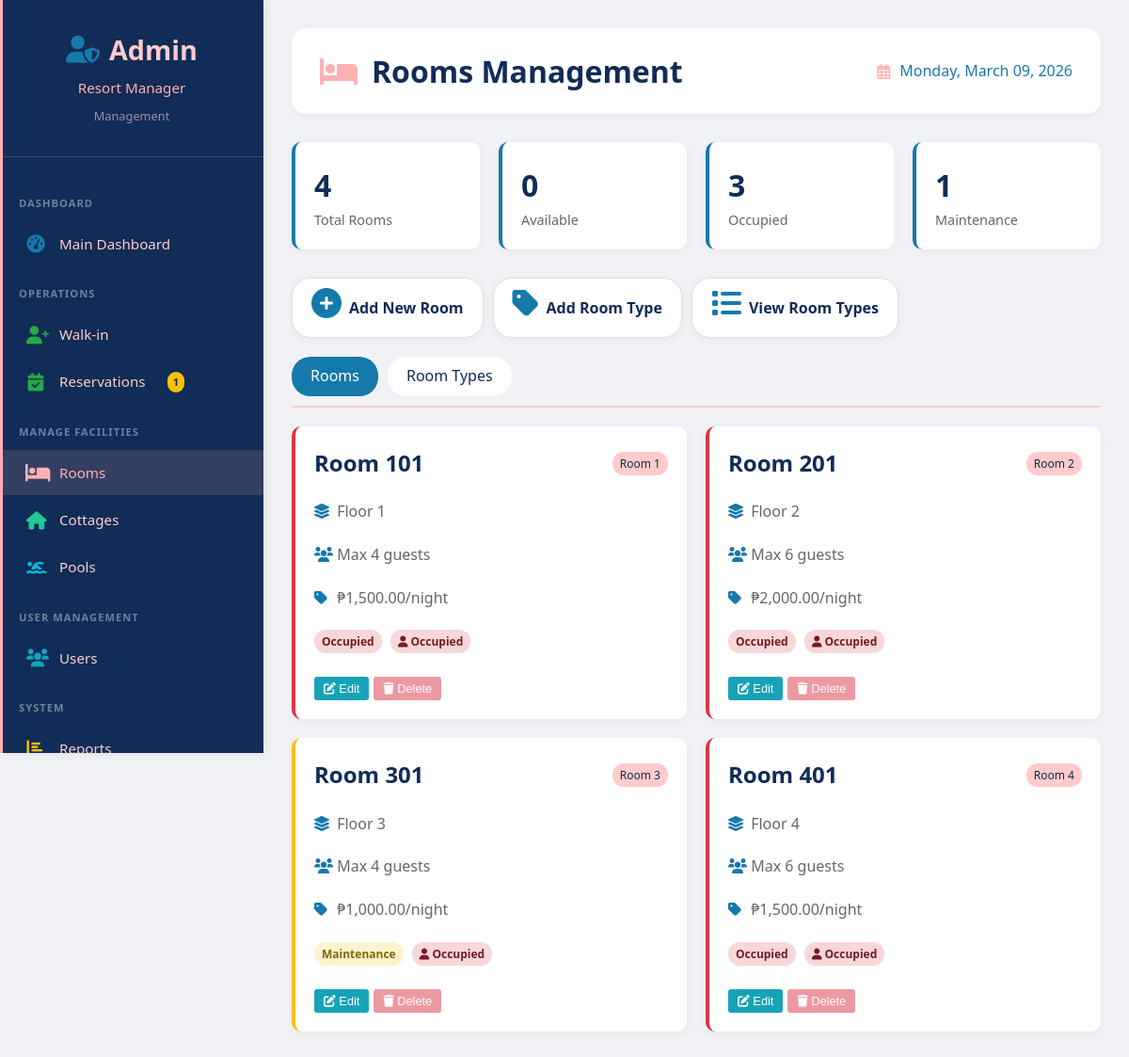
Screenshot of /admin/rooms.php (signed in) with the database file from the repository.
### tables this page shows
CREATE TABLE `users` (
  `id` int(11) NOT NULL,
  `username` varchar(50) NOT NULL,
  `email` varchar(100) NOT NULL,
  `password` varchar(255) NOT NULL,
  `full_name` varchar(100) NOT NULL,
  `phone` varchar(20) DEFAULT NULL,
  `address` text DEFAULT NULL,
  `role` enum('super_admin','admin','staff','guest') DEFAULT 'guest',
  `status` enum('active','inactive') DEFAULT 'active',
  `is_walkin_account` tinyint(1) DEFAULT 0,
  `last_login` timestamp NULL DEFAULT NULL,
  `created_at` timestamp NOT NULL DEFAULT current_timestamp(),
  `updated_at` timestamp NOT NULL DEFAULT current_timestamp() ON UPDATE current_timestamp()
);

CREATE TABLE `rooms` (
  `id` int(11) NOT NULL,
  `room_number` varchar(10) NOT NULL,
  `room_type_id` int(11) DEFAULT NULL,
  `floor` int(11) DEFAULT NULL,
  `status` enum('available','occupied','maintenance','reserved') DEFAULT 'available',
  `cleaning_status` enum('clean','pending','in_progress') DEFAULT 'clean',
  `notes` text DEFAULT NULL,
  `created_at` timestamp NOT NULL DEFAULT current_timestamp()
);

CREATE TABLE `room_types` (
  `id` int(11) NOT NULL,
  `name` varchar(50) NOT NULL,
  `description` text DEFAULT NULL,
  `max_occupancy` int(11) NOT NULL,
  `base_price` decimal(10,2) NOT NULL,
  `image_path` varchar(255) DEFAULT NULL,
  `amenities` text DEFAULT NULL,
  `created_at` timestamp NOT NULL DEFAULT current_timestamp()
);

### includes/database.php (called while the page is built, shortened)
<?php
class Database {
    private static $instance = null;
    private $connection;
    private $debug = true;
    private function __construct() {
        try {
            $dsn = 'mysql:host=' . DB_HOST . ';dbname=' . DB_NAME . ';charset=' . DB_CHARSET;
            $options = [
                PDO::ATTR_ERRMODE => PDO::ERRMODE_EXCEPTION,
                PDO::ATTR_DEFAULT_FETCH_MODE => PDO::FETCH_ASSOC,
                PDO::ATTR_EMULATE_PREPARES => false,
            ];
            $this->connection = new PDO($dsn, DB_USER, DB_PASS, $options);
        } catch (PDOException $e) {
            die("Connection failed: " . $e->getMessage());
        }
    }
    public static function getInstance() {
        if (self::$instance === null) {
            self::$instance = new self();
        }
        return self::$instance;
    }
    public function query($sql, $params = []) {
        try {
            $this->statement = $this->connection->prepare($sql);
            if (!empty($params)) {
                foreach ($params as $key => $value) {
                    $paramType = PDO::PARAM_STR;
                    if (is_int($value)) {
                        $paramType = PDO::PARAM_INT;
                    } elseif (is_bool($value)) {
                        $paramType = PDO::PARAM_BOOL;
                    } elseif (is_null($value)) {
                        $paramType = PDO::PARAM_NULL;
                    }
                    if (is_string($key)) {
                        $this->statement->bindValue(':' . ltrim($key, ':'), $value, $paramType);
                    } else {
                        $this->statement->bindValue($key + 1, $value, $paramType);
                    }
                }
            }
            $this->statement->execute();
            return $this->statement;
        } catch (PDOException $e) {
            if ($this->debug) {
                error_log("Query Error: " . $e->getMessage());
                error_log("SQL: " . $sql);
                error_log("Params: " . print_r($params, true));
            }
            throw $e;
        }
    }
    public function getRow($sql, $params = []) {
        return $this->query($sql, $params)->fetch();
    }
    public function getRows($sql, $params = []) {
        return $this->query($sql, $params)->fetchAll();
    }
    public function getValue($sql, $params = []) {
        return $this->query($sql, $params)->fetchColumn();
    }
}

### admin/rooms.php (the view, shortened to what this page needs)
<?php
require_once BASE_PATH . '/includes/Database.php';
$db = Database::getInstance();
$current_user = $db->getRow("SELECT * FROM users WHERE id = ?", [$_SESSION['user_id']]);
$rooms = $db->getRows("
    SELECT r.*, rt.name as room_type_name, rt.base_price, rt.max_occupancy,
           (SELECT COUNT(*) FROM reservations
            WHERE room_id = r.id AND status IN ('confirmed', 'checked_in')) as is_occupied
    FROM rooms r
    JOIN room_types rt ON r.room_type_id = rt.id
    ORDER BY r.room_number
");
$total_rooms = count($rooms);
$available_rooms = $db->getValue("SELECT COUNT(*) FROM rooms WHERE status = 'available'");
$occupied_rooms = $db->getValue("SELECT COUNT(*) FROM rooms WHERE status = 'occupied'");
$maintenance_rooms = $db->getValue("SELECT COUNT(*) FROM rooms WHERE status = 'maintenance'");
?>
<!DOCTYPE html>
<html lang="en">
<head>
    <link rel="stylesheet" href="<?php echo BASE_URL; ?>/assets/css/style.css">
    <link rel="stylesheet" href="<?php echo BASE_URL; ?>/assets/css/admin.css">
    <link rel="stylesheet" href="/assets/css/sidebar.css">
    <link rel="stylesheet" href="https://cdnjs.cloudflare.com/ajax/libs/font-awesome/6.0.0/css/all.min.css">
</head>
<body>
     <?php include '../includes/sidebar.php'; ?>
    <div class="main-content">
        <div class="top-bar">
            <h1>
                <i class="fas fa-bed"></i>
                Rooms Management
            </h1>
            <div class="date">
                <i class="far fa-calendar-alt"></i> <?php echo date('l, F d, Y'); ?>
            </div>
        </div>
        <div class="room-stats">
            <div class="room-stat-card">
                <div class="number"><?php echo $total_rooms; ?></div>
                <div class="label">Total Rooms</div>
            </div>
            <div class="room-stat-card">
                <div class="number"><?php echo $available_rooms; ?></div>
                <div class="label">Available</div>
            </div>
            <div class="room-stat-card">
                <div class="number"><?php echo $occupied_rooms; ?></div>
                <div class="label">Occupied</div>
            </div>
            <div class="room-stat-card">
                <div class="number"><?php echo $maintenance_rooms; ?></div>
                <div class="label">Maintenance</div>
            </div>
        </div>
        <div class="quick-actions">
            <a href="#" onclick="openAddRoomModal()" class="quick-action">
                <i class="fas fa-plus-circle"></i>
                <span>Add New Room</span>
            </a>
            <a href="#" onclick="openAddRoomTypeModal()" class="quick-action">
                <i class="fas fa-tag"></i>
                <span>Add Room Type</span>
            </a>
            <a href="#" onclick="showTab('types')" class="quick-action">
                <i class="fas fa-list"></i>
                <span>View Room Types</span>
            </a>
        </div>
        <div class="tabs">
            <div class="tab active" onclick="showTab('rooms')">Rooms</div>
            <div class="tab" onclick="showTab('types')">Room Types</div>
        </div>
        <div id="rooms-tab" class="tab-content active">
            <div class="room-grid">
                <?php foreach ($rooms as $room): ?>
                <div class="room-card <?php echo $room['status']; ?>">
                    <div class="room-header">
                        <span class="room-number">Room <?php echo $room['room_number']; ?></span>
                        <span class="room-type-badge"><?php echo $room['room_type_name']; ?></span>
                    </div>
                    <div class="room-detail">
                        <i class="fas fa-layer-group"></i> Floor <?php echo $room['floor']; ?>
                    </div>
                    <div class="room-detail">
                        <i class="fas fa-users"></i> Max <?php echo $room['max_occupancy']; ?> guests
                    </div>
                    <div class="room-detail">
                        <i class="fas fa-tag"></i> ₱<?php echo number_format($room['base_price'], 2); ?>/night
                    </div>
                    <div style="margin: 10px 0;">
                        <span class="status-badge status-<?php echo $room['status']; ?>">
                            <?php echo ucfirst($room['status']); ?>
                        </span>
                        <?php if ($room['is_occupied'] > 0): ?>
                            <span class="status-badge status-occupied" style="margin-left: 5px;">
                                <i class="fas fa-user"></i> Occupied
                            </span>
                        <?php endif; ?>
                    </div>
                    <div class="action-buttons">
                        <button onclick="openEditRoomModal(<?php echo $room['id']; ?>, '<?php echo $room['room_number']; ?>', '<?php echo $room['status']; ?>', '<?php echo addslashes($room['notes']); ?>')" class="btn-icon btn-edit">
                            <i class="fas fa-edit"></i> Edit
                        </button>
                        <?php if ($room['is_occupied'] == 0): ?>
                        <form method="POST" style="display: inline;" onsubmit="return confirm('Are you sure you want to delete this room? This action cannot be undone.');">
                            <input type="hidden" name="action" value="delete_room">
                            <input type="hidden" name="room_id" value="<?php echo $room['id']; ?>">
                            <button type="submit" class="btn-icon btn-delete">
                                <i class="fas fa-trash"></i> Delete
                            </button>
                        </form>
                        <?php else: ?>
                        <button class="btn-icon btn-delete" style="opacity: 0.5; cursor: not-allowed;" title="Cannot delete room with active reservations" disabled>
                            <i class="fas fa-trash"></i> Delete
                        </button>
                        <?php endif; ?>
                    </div>
                </div>
                <?php endforeach; ?>
            </div>
        </div>
    </div>
</body>
</html>

### includes/sidebar.php (shortened to what this page needs)
<?php
$user_role = $current_user['role'] ?? 'guest';
$user_name = $current_user['full_name'] ?? $current_user['username'] ?? 'User';
$current_page = basename($_SERVER['PHP_SELF']);
$current_directory = basename(dirname($_SERVER['PHP_SELF']));
?>
<div class="sidebar <?php echo $user_role; ?>-sidebar" id="sidebar">
    <div class="sidebar-header <?php echo $user_role; ?>-header">
        <h2>
            <?php if ($user_role == 'super_admin'): ?>
                <i class="fas fa-crown"></i>
            <?php elseif ($user_role == 'admin'): ?>
                <i class="fas fa-user-shield"></i>
            <?php elseif ($user_role == 'staff'): ?>
                <i class="fas fa-user-tie"></i>
            <?php else: ?>
                <i class="fas fa-user"></i>
            <?php endif; ?>
            <span>
                <?php
                if ($user_role == 'super_admin') echo 'Super Admin';
                elseif ($user_role == 'admin') echo 'Admin';
                elseif ($user_role == 'staff') echo 'Staff';
                else echo 'Guest Portal';
                ?>
            </span>
        </h2>
        <p><?php echo htmlspecialchars($user_name); ?></p>
        <small>
            <?php
            if ($user_role == 'super_admin') echo 'Full Access';
            elseif ($user_role == 'admin') echo 'Management';
            elseif ($user_role == 'staff') echo 'Front Desk';
            else echo 'Welcome Back!';
            ?>
        </small>
    </div>
    <ul class="sidebar-menu <?php echo $user_role; ?>" id="sidebarMenu">
        <?php if ($user_role == 'super_admin' || $user_role == 'admin'): ?>
            <li class="menu-section-header">
                <span class="menu-section-title">DASHBOARD</span>
            </li>
            <li>
                <a href="<?php echo BASE_URL; ?>/admin/dashboard.php" class="<?php echo ($current_directory == 'admin' && $current_page == 'dashboard.php') ? 'active' : ''; ?>">
                    <i class="fas fa-tachometer-alt"></i> <span>Main Dashboard</span>
                </a>
            </li>
            <li class="menu-section-header">
                <span class="menu-section-title">OPERATIONS</span>
            </li>
            <li>
                <a href="<?php echo BASE_URL; ?>/admin/walkin.php" class="<?php echo ($current_directory == 'admin' && $current_page == 'walkin.php') ? 'active' : ''; ?>">
                    <i class="fas fa-user-plus"></i> <span>Walk-in</span>
                </a>
            </li>
            <li>
                <a href="<?php echo BASE_URL; ?>/admin/reservations.php" class="<?php echo ($current_directory == 'admin' && $current_page == 'reservations.php') ? 'active' : ''; ?>">
                    <i class="fas fa-calendar-check"></i> <span>Reservations</span>
                    <?php
                    if ($user_role == 'super_admin' || $user_role == 'admin') {
                        global $db;
                        $pending_count = $db->getValue("SELECT COUNT(*) FROM reservations WHERE status = 'pending'");
                        if ($pending_count > 0) {
                            echo '<span class="menu-badge warning">' . $pending_count . '</span>';
                        }
                    }
                    ?>
                </a>
            </li>
            <li class="menu-section-header">
                <span class="menu-section-title">Manage Facilities</span>
            </li>
                    <li>
                        <a href="<?php echo BASE_URL; ?>/admin/rooms.php" class="<?php echo ($current_directory == 'admin' && $current_page == 'rooms.php') ? 'active' : ''; ?>">
                            <i class="fas fa-bed"></i> <span>Rooms</span>
                        </a>
                    </li>
                    <li>
                        <a href="<?php echo BASE_URL; ?>/admin/cottages.php" class="<?php echo ($current_directory == 'admin' && $current_page == 'cottages.php') ? 'active' : ''; ?>">
                            <i class="fas fa-home"></i> <span>Cottages</span>
                        </a>
                    </li>
                    <li>
                        <a href="<?php echo BASE_URL; ?>/admin/pools.php" class="<?php echo ($current_directory == 'admin' && $current_page == 'pools.php') ? 'active' : ''; ?>">
                            <i class="fas fa-swimmer"></i> <span>Pools</span>
                        </a>
                    </li>
            <li class="menu-section-header">
                <span class="menu-section-title">USER MANAGEMENT</span>
            </li>
            <li>
                <a href="<?php echo BASE_URL; ?>/admin/users.php" class="<?php echo ($current_directory == 'admin' && $current_page == 'users.php') ? 'active' : ''; ?>">
                    <i class="fas fa-users"></i> <span>Users</span>
                </a>
            </li>
            <li class="menu-section-header">
                <span class="menu-section-title">SYSTEM</span>
            </li>
            <li>
                <a href="<?php echo BASE_URL; ?>/admin/reports.php" class="<?php echo ($current_directory == 'admin' && $current_page == 'reports.php') ? 'active' : ''; ?>">
                    <i class="fas fa-chart-bar"></i> <span>Reports</span>
                </a>
            </li>
        <?php endif; ?>
    </ul>
</div>

### rows the page displays
users: full_name "Resort Manager"
rooms: room_number "101", room_type.name "Room 1", floor "1", room_type.max_occupancy "4", room_type.base_price "1,500.00", status "Occupied"
rooms: room_number "201", room_type.name "Room 2", floor "2", room_type.max_occupancy "6", room_type.base_price "2,000.00", status "Occupied"
rooms: room_number "301", room_type.name "Room 3", floor "3", room_type.max_occupancy "4", room_type.base_price "1,000.00", status "Maintenance"
rooms: room_number "401", room_type.name "Room 4", floor "4", room_type.max_occupancy "6", room_type.base_price "1,500.00", status "Occupied"

### other values shown
$pending_count "1"
$total_rooms "4"
$available_rooms "0"
$occupied_rooms "3"
$maintenance_rooms "1"
